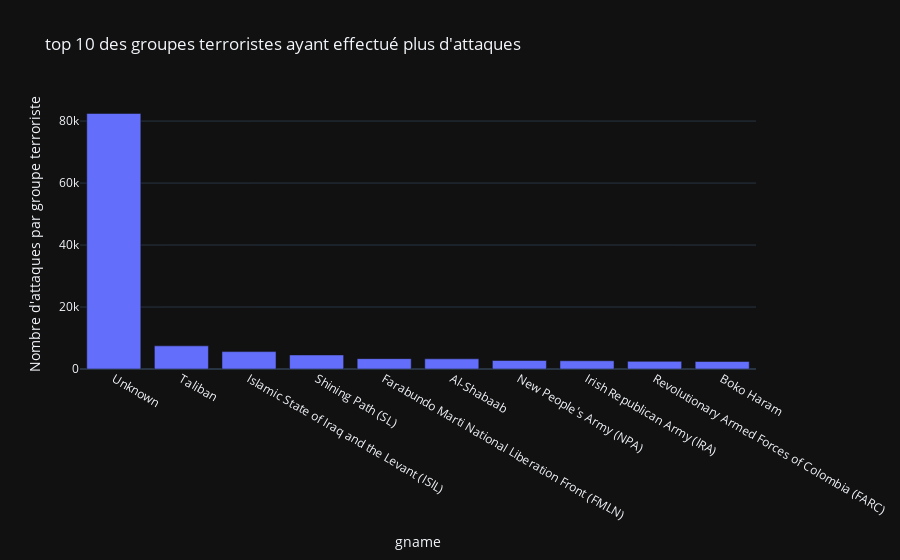

Source (notebook cell):
### Code cell
fig = px.bar(top10_nbr_att_terr,x='gname',y="Nombre d'attaques par groupe terroriste",
             title="top 10 des groupes terroristes ayant effectué plus d'attaques",template='plotly_dark')

fig.show()

### Figure 1 — Plotly figure (JSON) as saved in the notebook; plotly's stock layout.template omitted (floating-point values rounded to 4 significant figures)
{"data": [{"alignmentgroup": "True", "hovertemplate": "gname=%{x}<br>Nombre d'attaques par groupe terroriste=%{y}<extra></extra>", "legendgroup": "", "marker": {"color": "#636efa", "pattern": {"shape": ""}}, "name": "", "offsetgroup": "", "orientation": "v", "showlegend": false, "textposition": "auto", "type": "bar", "x": ["Unknown", "Taliban", "Islamic State of Iraq and the Levant (ISIL)", "Shining Path (SL)", "Farabundo Marti National Liberation Front (FMLN)", "Al-Shabaab", "New People's Army (NPA)", "Irish Republican Army (IRA)", "Revolutionary Armed Forces of Colombia (FARC)", "Boko Haram"], "xaxis": "x", "y": [82457, 7469, 5613, 4532, 3343, 3281, 2752, 2658, 2465, 2418], "yaxis": "y"}], "layout": {"barmode": "relative", "legend": {"tracegroupgap": 0}, "title": {"text": "top 10 des groupes terroristes ayant effectué plus d'attaques"}, "xaxis": {"anchor": "y", "domain": [0, 1], "title": {"text": "gname"}}, "yaxis": {"anchor": "x", "domain": [0, 1], "title": {"text": "Nombre d'attaques par groupe terroriste"}}}}
